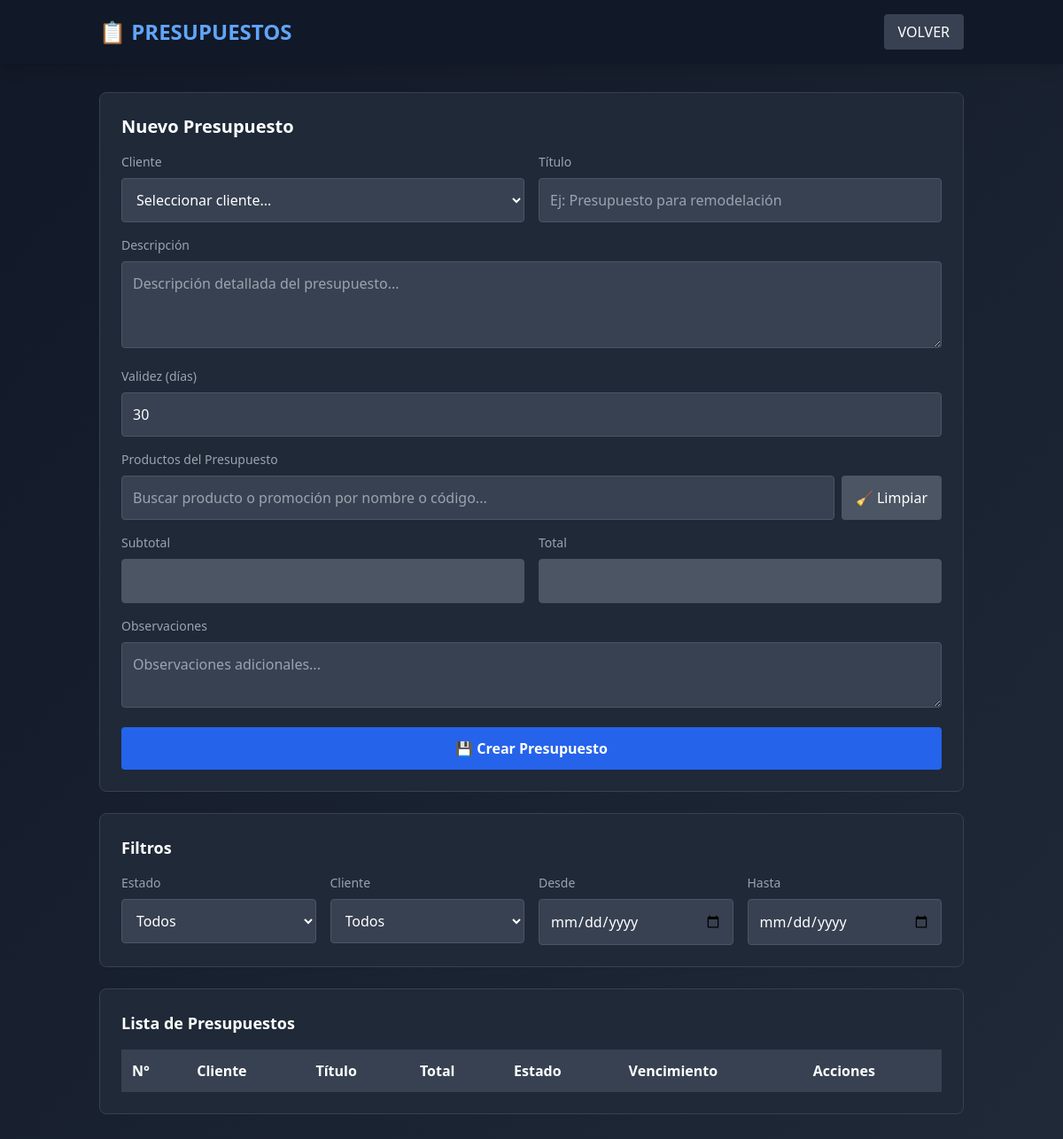
Page /presupuestos.php (signed in) on the earlier database version.
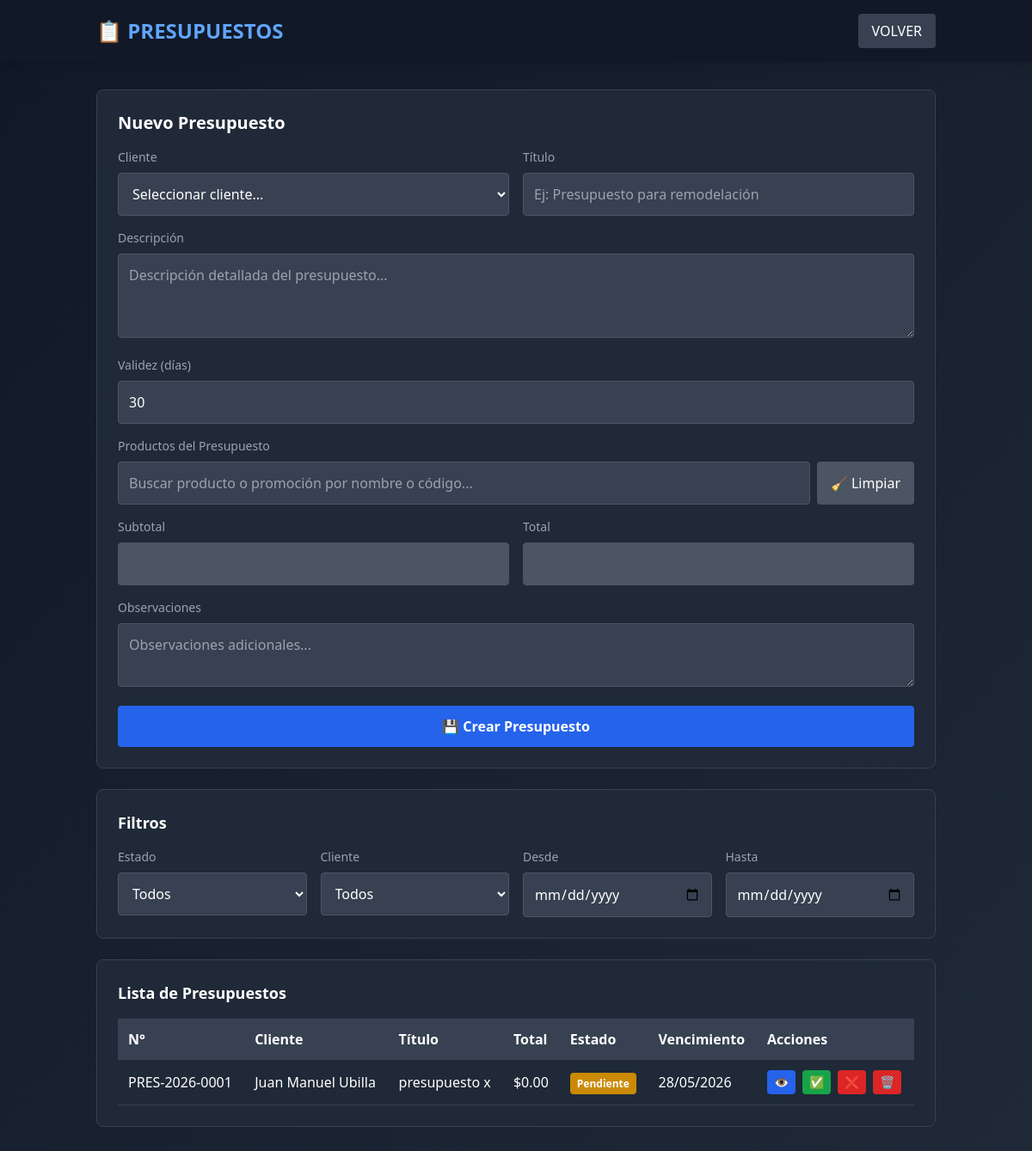
Same page on the later database version.
### tables this page shows
CREATE TABLE `presupuestos` (
  `id` int(11) NOT NULL AUTO_INCREMENT,
  `empresa_id` int(11) NOT NULL,
  `cliente_id` int(11) NOT NULL,
  `numero_presupuesto` varchar(50) NOT NULL,
  `titulo` varchar(200) NOT NULL,
  `descripcion` text DEFAULT NULL,
  `subtotal` decimal(12,2) NOT NULL DEFAULT 0.00,
  `iva_porcentaje` decimal(5,2) NOT NULL DEFAULT 21.00,
  `iva_total` decimal(12,2) NOT NULL DEFAULT 0.00,
  `total` decimal(12,2) NOT NULL DEFAULT 0.00,
  `estado` enum('pendiente','aprobado','rechazado','vencido','convertido') NOT NULL DEFAULT 'pendiente',
  `validez_dias` int(11) NOT NULL DEFAULT 30,
  `fecha_creacion` datetime NOT NULL DEFAULT current_timestamp(),
  `fecha_vencimiento` datetime DEFAULT NULL,
  `fecha_aprobacion` datetime DEFAULT NULL,
  `fecha_conversion` datetime DEFAULT NULL,
  `creado_por` int(11) NOT NULL,
  `aprobado_por` int(11) DEFAULT NULL,
  `observaciones` text DEFAULT NULL,
  PRIMARY KEY (`id`),
  KEY `idx_empresa_id` (`empresa_id`),
  KEY `idx_cliente_id` (`cliente_id`),
  KEY `idx_estado` (`estado`),
  KEY `idx_fecha_creacion` (`fecha_creacion`),
  KEY `idx_numero_presupuesto` (`numero_presupuesto`)
);

CREATE TABLE `clientes` (
  `id` int(11) NOT NULL AUTO_INCREMENT,
  `empresa_id` int(11) NOT NULL DEFAULT 1,
  `nombre` varchar(255) DEFAULT NULL,
  `apellido` varchar(255) DEFAULT NULL,
  `documento` varchar(50) DEFAULT NULL,
  `tipo_documento` varchar(20) DEFAULT NULL,
  `condicion_iva` varchar(50) DEFAULT NULL,
  `telefono` varchar(30) DEFAULT NULL,
  `whatsapp` varchar(30) DEFAULT NULL,
  `email` varchar(255) DEFAULT NULL,
  `foto_perfil` varchar(255) DEFAULT NULL COMMENT 'Ruta a la foto para reconocimiento facial',
  `acepta_whatsapp` tinyint(1) NOT NULL DEFAULT 0,
  `comentarios` text DEFAULT NULL,
  `creado_en` datetime DEFAULT current_timestamp(),
  `foto_cliente` varchar(255) DEFAULT NULL COMMENT 'Path a la foto principal del cliente',
  `foto_opcional` varchar(255) DEFAULT NULL COMMENT 'Path a una foto secundaria opcional del cliente',
  PRIMARY KEY (`id`)
);

### config.php (called while the page is built, shortened)
<?php
function getDB() {
    try {
        $pdo = new PDO("mysql:host=".DB_HOST.";dbname=".DB_NAME.";charset=utf8mb4", DB_USER, DB_PASS);
        $pdo->setAttribute(PDO::ATTR_ERRMODE, PDO::ERRMODE_EXCEPTION);
        $pdo->setAttribute(PDO::ATTR_DEFAULT_FETCH_MODE, PDO::FETCH_ASSOC);
        return $pdo;
    } catch(PDOException $e) {
        die("Error de conexión: " . $e->getMessage());
    }
}
function getUser() {
    return [
        'id' => $_SESSION['user_id'] ?? null,
        'nombre' => $_SESSION['user_nombre'] ?? '',
        'rol' => $_SESSION['user_rol'] ?? '',
        'empresa_id' => $_SESSION['empresa_id'] ?? null
    ];
}

### lib/PresupuestoService.php (called while the page is built, shortened)
<?php
require_once 'config.php';
class PresupuestoService {
    private $db;
    private $empresa_id;
    public function __construct($empresa_id, $usuario_id) {
        $this->db = getDB();
        $this->empresa_id = $empresa_id;
    }
    public function obtenerPresupuestos($filtros = []) {
        $sql = "
            SELECT p.*, c.nombre as cliente_nombre, c.apellido as cliente_apellido,
                   u.nombre as creado_por_nombre
            FROM presupuestos p
            LEFT JOIN clientes c ON p.cliente_id = c.id
            LEFT JOIN usuarios u ON p.creado_por = u.id
            WHERE p.empresa_id = ?
        ";
        $params = [$this->empresa_id];
        $sql .= " ORDER BY p.fecha_creacion DESC";
        $stmt = $this->db->prepare($sql);
        $stmt->execute($params);
        return $stmt->fetchAll();
    }
}

### presupuestos.php (the view, shortened to what this page needs)
<?php
require_once 'config.php';
$user = getUser();
$empresa_id = $user['empresa_id'];
$usuario_id = $user['id'];
require_once 'lib/PresupuestoService.php';
$presupuesto_service = new PresupuestoService($empresa_id, $usuario_id);
$filtros = [
    'estado' => $_GET['estado'] ?? '',
    'cliente_id' => $_GET['cliente_id'] ?? '',
    'fecha_desde' => $_GET['fecha_desde'] ?? '',
    'fecha_hasta' => $_GET['fecha_hasta'] ?? ''
];
$presupuestos = $presupuesto_service->obtenerPresupuestos($filtros);
$presupuesto_detalle = null;
?>
<!DOCTYPE html>
<html lang="es">
<head>
    <script src="https://cdn.tailwindcss.com"></script>
    <link rel="stylesheet" href="https://cdnjs.cloudflare.com/ajax/libs/font-awesome/6.4.0/css/all.min.css">
</head>
<body class="min-h-screen bg-gradient-to-br from-gray-900 to-gray-800 text-gray-100">
    <header class="bg-gray-900 shadow-lg">
        <div class="container mx-auto px-6 py-4 flex justify-between items-center">
            <h1 class="text-2xl font-bold text-blue-400">📋 PRESUPUESTOS</h1>
            <a href="dashboard.php" class="bg-gray-700 hover:bg-gray-600 text-white px-4 py-2 rounded">VOLVER</a>
        </div>
    </header>
    <main class="container mx-auto px-6 py-8">
        <?php if (!$presupuesto_detalle): ?>
        <div class="bg-gray-800 rounded-lg border border-gray-700 p-6 mb-6">
            <h2 class="text-xl font-bold text-white mb-4">Nuevo Presupuesto</h2>
            <form id="formPresupuesto" class="space-y-4">
                <div class="grid grid-cols-1 md:grid-cols-2 gap-4">
                    <div>
                        <label class="block text-gray-400 text-sm mb-2">Cliente</label>
                        <select name="cliente_id" id="clienteSelect" required class="w-full bg-gray-700 text-white p-3 rounded border border-gray-600">
                            <option value="">Seleccionar cliente...</option>
                        </select>
                    </div>
                    <div>
                        <label class="block text-gray-400 text-sm mb-2">Título</label>
                        <input type="text" name="titulo" required placeholder="Ej: Presupuesto para remodelación"
                               class="w-full bg-gray-700 text-white p-3 rounded border border-gray-600">
                    </div>
                </div>
                <div>
                    <label class="block text-gray-400 text-sm mb-2">Descripción</label>
                    <textarea name="descripcion" rows="3" placeholder="Descripción detallada del presupuesto..."
                              class="w-full bg-gray-700 text-white p-3 rounded border border-gray-600"></textarea>
                </div>
                <div>
                    <label class="block text-gray-400 text-sm mb-2">Validez (días)</label>
                    <input type="number" name="validez_dias" value="30" min="1" max="365"
                           class="w-full bg-gray-700 text-white p-3 rounded border border-gray-600">
                </div>
                <div>
                    <label class="block text-gray-400 text-sm mb-2">Productos del Presupuesto</label>
                    <div class="mb-4">
                        <div class="flex gap-2 mb-2">
                            <input type="text" id="buscadorProducto" placeholder="Buscar producto o promoción por nombre o código..."
                                   class="flex-1 bg-gray-700 text-white p-3 rounded border border-gray-600"
                                   onkeyup="buscarProducto()">
                            <button type="button" onclick="limpiarBusqueda()"
                                    class="bg-gray-600 hover:bg-gray-700 text-white px-4 py-3 rounded">
                                🧹 Limpiar
                            </button>
                        </div>
                    </div>
                </div>
                <div class="grid grid-cols-1 md:grid-cols-2 gap-4">
                    <div>
                        <label class="block text-gray-400 text-sm mb-2">Subtotal</label>
                        <input type="number" id="subtotal" step="0.01" readonly
                               class="w-full bg-gray-600 text-white p-3 rounded border border-gray-600">
                    </div>
                    <div>
                        <label class="block text-gray-400 text-sm mb-2">Total</label>
                        <input type="number" id="total" step="0.01" readonly
                               class="w-full bg-gray-600 text-white p-3 rounded border border-gray-600">
                    </div>
                </div>
                <div>
                    <label class="block text-gray-400 text-sm mb-2">Observaciones</label>
                    <textarea name="observaciones" rows="2" placeholder="Observaciones adicionales..."
                              class="w-full bg-gray-700 text-white p-3 rounded border border-gray-600"></textarea>
                </div>
                <button type="submit" form="formPresupuesto"
                        class="w-full bg-blue-600 hover:bg-blue-700 text-white py-3 rounded font-bold">
                    💾 Crear Presupuesto
                </button>
            </form>
        </div>
        <div class="bg-gray-800 rounded-lg border border-gray-700 p-6 mb-6">
            <h3 class="text-lg font-bold text-white mb-4">Filtros</h3>
            <div class="grid grid-cols-1 md:grid-cols-4 gap-4">
                <div>
                    <label class="block text-gray-400 text-sm mb-2">Estado</label>
                    <select onchange="filtrarPresupuestos()" id="filtroEstado" class="w-full bg-gray-700 text-white p-3 rounded border border-gray-600">
                        <option value="">Todos</option>
                    </select>
                </div>
                <div>
                    <label class="block text-gray-400 text-sm mb-2">Cliente</label>
                    <select onchange="filtrarPresupuestos()" id="filtroCliente" class="w-full bg-gray-700 text-white p-3 rounded border border-gray-600">
                        <option value="">Todos</option>
                    </select>
                </div>
                <div>
                    <label class="block text-gray-400 text-sm mb-2">Desde</label>
                    <input type="date" onchange="filtrarPresupuestos()" id="filtroDesde"
                           class="w-full bg-gray-700 text-white p-3 rounded border border-gray-600">
                </div>
                <div>
                    <label class="block text-gray-400 text-sm mb-2">Hasta</label>
                    <input type="date" onchange="filtrarPresupuestos()" id="filtroHasta"
                           class="w-full bg-gray-700 text-white p-3 rounded border border-gray-600">
                </div>
            </div>
        </div>
        <div class="bg-gray-800 rounded-lg border border-gray-700 p-6">
            <h3 class="text-lg font-bold text-white mb-4">Lista de Presupuestos</h3>
            <div class="overflow-x-auto">
                <table class="w-full text-white">
                    <thead class="bg-gray-700">
                        <tr>
                            <th class="p-3 text-left">N°</th>
                            <th class="p-3 text-left">Cliente</th>
                            <th class="p-3 text-left">Título</th>
                            <th class="p-3 text-left">Total</th>
                            <th class="p-3 text-left">Estado</th>
                            <th class="p-3 text-left">Vencimiento</th>
                            <th class="p-3 text-left">Acciones</th>
                        </tr>
                    </thead>
                    <tbody id="tablaPresupuestos">
                        <?php foreach ($presupuestos as $presupuesto): ?>
                        <tr class="border-b border-gray-700 hover:bg-gray-700">
                            <td class="p-3"><?= htmlspecialchars($presupuesto['numero_presupuesto']) ?></td>
                            <td class="p-3"><?= htmlspecialchars($presupuesto['cliente_nombre'] . ' ' . $presupuesto['cliente_apellido']) ?></td>
                            <td class="p-3"><?= htmlspecialchars($presupuesto['titulo']) ?></td>
                            <td class="p-3">$<?= number_format($presupuesto['total'], 2) ?></td>
                            <td class="p-3">
                                <span class="px-2 py-1 rounded text-xs font-bold
                                    <?php
                                    switch ($presupuesto['estado']) {
                                        case 'pendiente': echo 'bg-yellow-600'; break;
                                    }
                                    ?>">
                                    <?= ucfirst($presupuesto['estado']) ?>
                                </span>
                            </td>
                            <td class="p-3"><?= $presupuesto['fecha_vencimiento'] ? date('d/m/Y', strtotime($presupuesto['fecha_vencimiento'])) : 'N/A' ?></td>
                            <td class="p-3">
                                <div class="flex gap-2">
                                    <button onclick="verPresupuesto(<?= $presupuesto['id'] ?>)"
                                            class="bg-blue-600 hover:bg-blue-700 text-white px-2 py-1 rounded text-sm">
                                        👁️
                                    </button>
                                    <?php if ($presupuesto['estado'] === 'pendiente'): ?>
                                        <button onclick="actualizarEstado(<?= $presupuesto['id'] ?>, 'aprobado')"
                                                class="bg-green-600 hover:bg-green-700 text-white px-2 py-1 rounded text-sm">
                                            ✅
                                        </button>
                                        <button onclick="actualizarEstado(<?= $presupuesto['id'] ?>, 'rechazado')"
                                                class="bg-red-600 hover:bg-red-700 text-white px-2 py-1 rounded text-sm">
                                            ❌
                                        </button>
                                    <?php endif; ?>
                                    <button onclick="eliminarPresupuesto(<?= $presupuesto['id'] ?>)"
                                            class="bg-red-600 hover:bg-red-700 text-white px-2 py-1 rounded text-sm"
                                            onclick="return confirm('¿Eliminar este presupuesto?')">
                                        🗑️
                                    </button>
                                </div>
                            </td>
                        </tr>
                        <?php endforeach; ?>
                    </tbody>
                </table>
            </div>
        </div>
        <?php endif; ?>
    </main>
</body>
</html>

Differences in the rows shown:
added presupuestos: numero_presupuesto "PRES-2026-0001", cliente.apellido "Juan Manuel Ubilla", titulo "presupuesto x", total "0.00", estado "Pendiente", fecha_vencimiento "28/05/2026"
